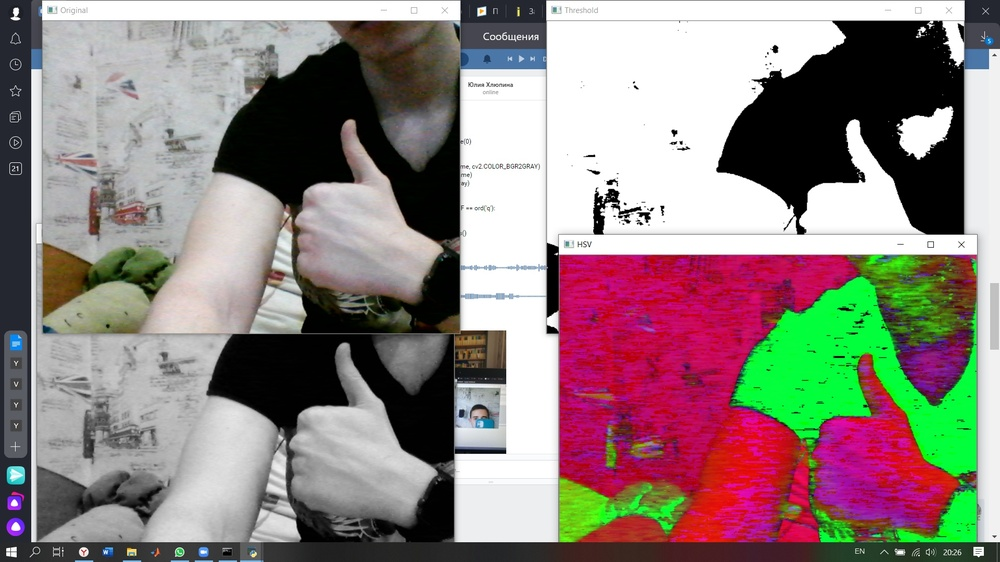
#> input picture webcam_test.jpg, 1000 x 562 px, shrunk from 1920 x 1080 before the run, given in place of the camera
$ jupyter execute color_segmentation_webcam.ipynb
#> lines starting #> are read from the running program, lines starting #| are printed output that depends on the picture; after the words box and inside, x2 and y2 are one past the last pixel; in counts of white or black regions, pixels touching at a corner belong together
[cell 1]
import cv2
import numpy as np
def nothing(x):
    pass
cap = cv2.VideoCapture(0)
cv2.namedWindow("Trackbars")
cv2.createTrackbar("Min H", "Trackbars", 0, 179, nothing)
#> slider 'Min H' is set to 35
cv2.createTrackbar("Min S", "Trackbars", 0, 255, nothing)
#> slider 'Min S' is set to 51
cv2.createTrackbar("Min V", "Trackbars", 0, 255, nothing)
#> slider 'Min V' is set to 51
cv2.createTrackbar("Max H", "Trackbars", 179, 179, nothing)
cv2.createTrackbar("Max S", "Trackbars", 255, 255, nothing)
cv2.createTrackbar("Max V", "Trackbars", 255, 255, nothing)
while True:
    _, frame = cap.read()
#> frame is the input picture: shape (562, 1000, 3); mean B, G, R 127.9, 130.8, 142.5
    hsv = cv2.cvtColor(frame, cv2.COLOR_BGR2HSV)
#> hsv: shape (562, 1000, 3); mean H, S, V 53.5, 71.8, 156.6
    l_h = cv2.getTrackbarPos("Min H", "Trackbars")
    l_s = cv2.getTrackbarPos("Min S", "Trackbars")
    l_v = cv2.getTrackbarPos("Min V", "Trackbars")
    u_h = cv2.getTrackbarPos("Max H", "Trackbars")
    u_s = cv2.getTrackbarPos("Max S", "Trackbars")
    u_v = cv2.getTrackbarPos("Max V", "Trackbars")
    lower_color = np.array([l_h, l_s, l_v])
    upper_color = np.array([u_h, u_s, u_v])
    mask = cv2.inRange(hsv, lower_color, upper_color)
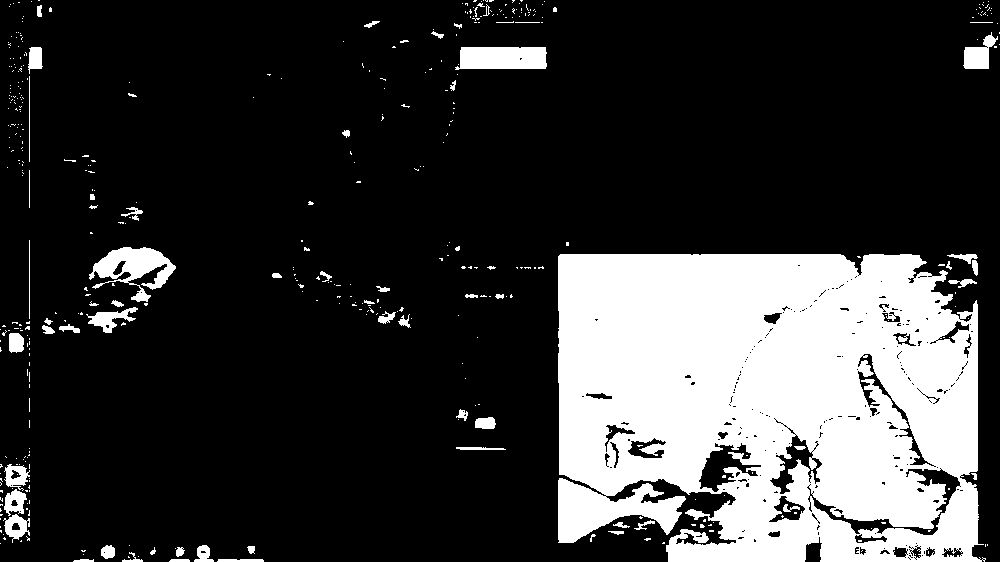
#> mask: shape (562, 1000); 21.9% white; 446 white regions (383 under 20 px), largest, box (x1, y1, x2, y2) and area: (558, 254, 986, 562) 111294, (89, 247, 176, 302) 2181, (455, 47, 547, 70) 1903
    result = cv2.bitwise_and(frame, frame, mask=mask)
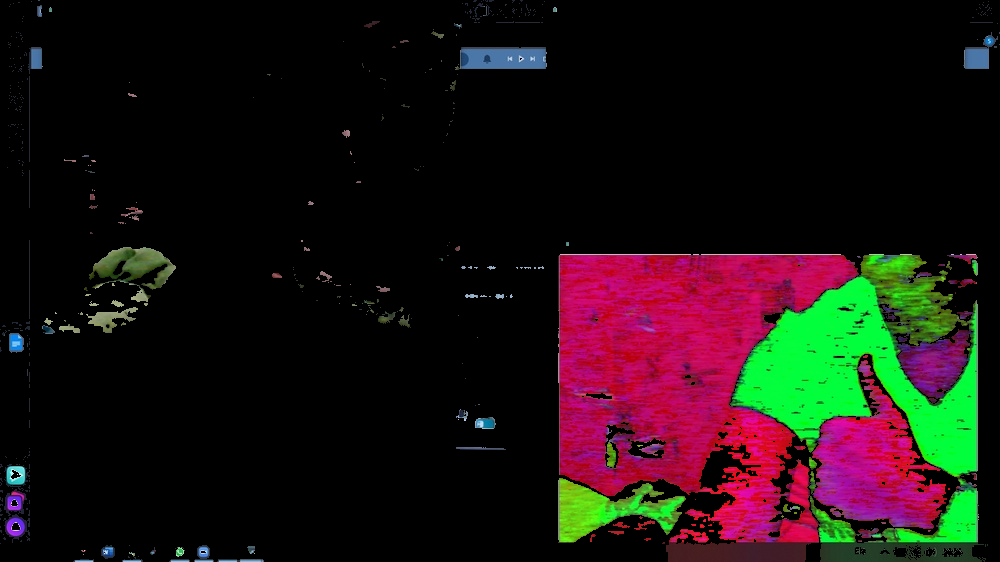
#> result: shape (562, 1000, 3); mean B, G, R 16.2, 17.8, 26.5
    cv2.imshow("frame", frame)
    cv2.imshow("mask", mask)
    cv2.imshow("result", result)
    key = cv2.waitKey(1)
#> (key Esc is pressed here)
    if key == 27:
        break
cap.release()
cv2.destroyAllWindows()

$ run again, on detection_training.jpg
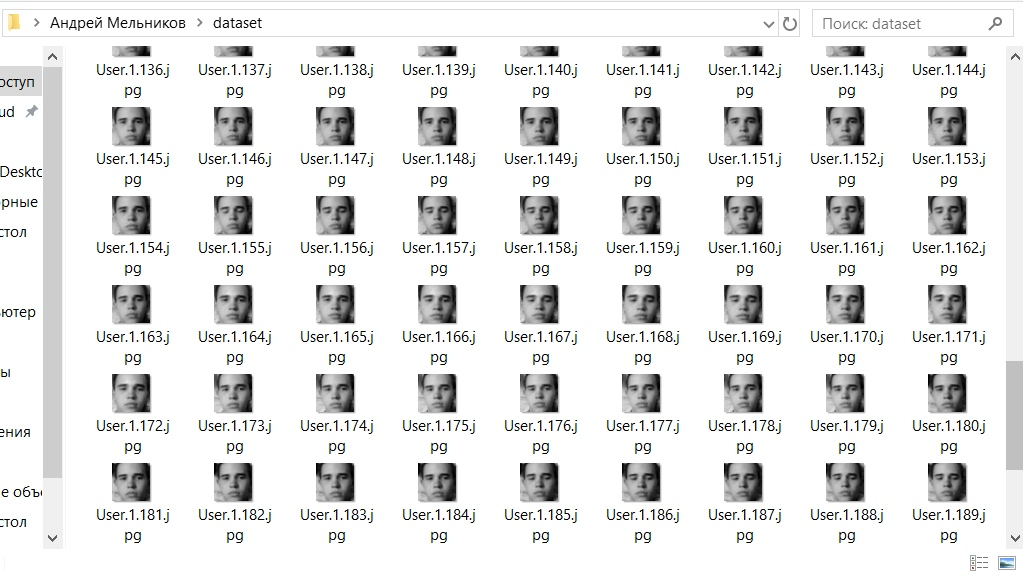
#> input picture detection_training.jpg, 1023 x 579 px, given in place of the camera
#> frame is the input picture: shape (579, 1023, 3); mean B, G, R 230.3, 230.8, 230.6
#> hsv: shape (579, 1023, 3); mean H, S, V 19.6, 5.1, 231.5
#> `mask = cv2.inRange(hsv, lower_color, upper_color)`:
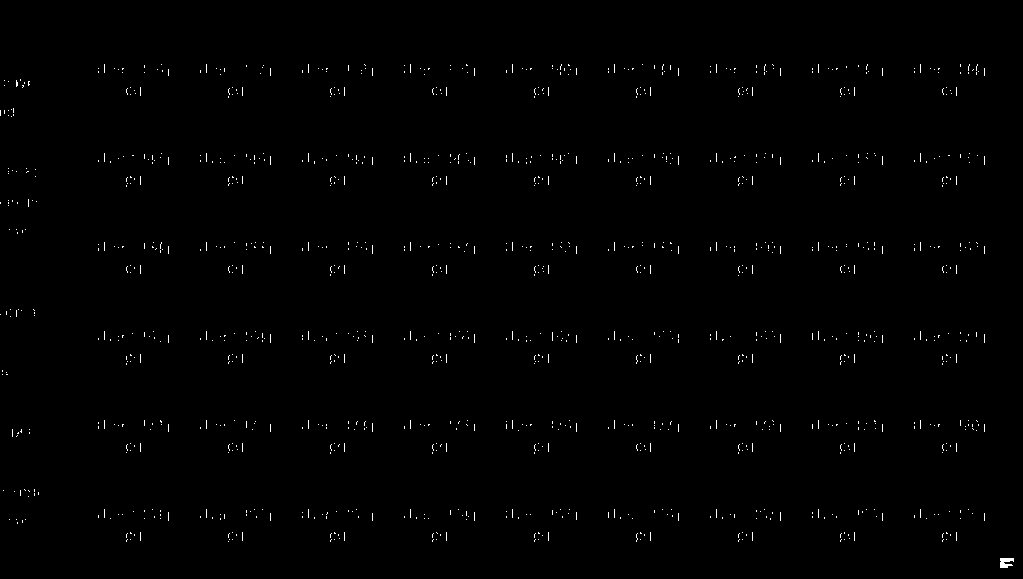
#> mask: shape (579, 1023); 0.6% white in thin lines or dots, all inside (x1, y1, x2, y2) = (0, 64, 1014, 568)
#> `result = cv2.bitwise_and(frame, frame, mask=mask)`:
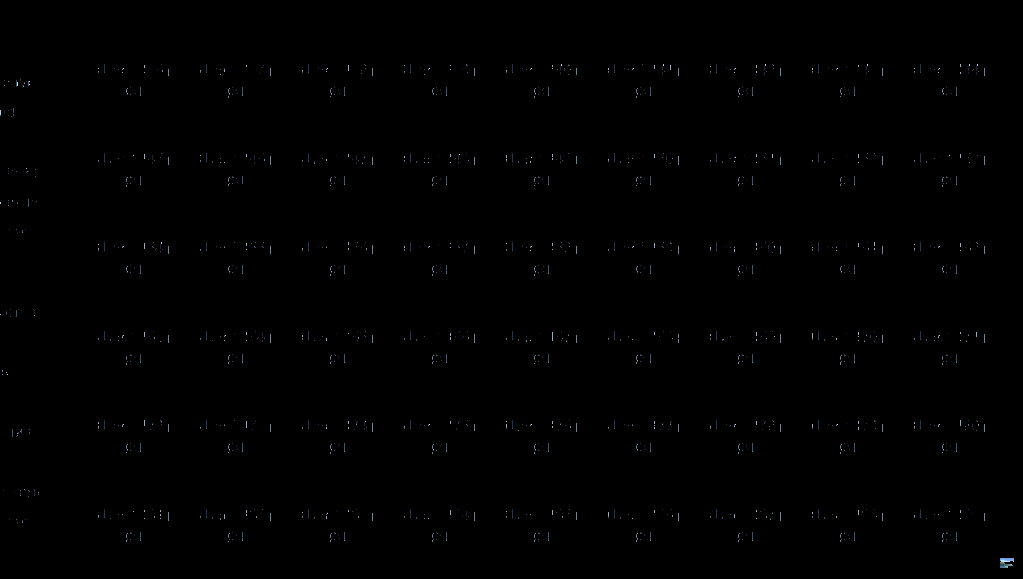
#> result: shape (579, 1023, 3); mean B, G, R 0.7, 0.6, 0.5

$ run again, on exp.jpg
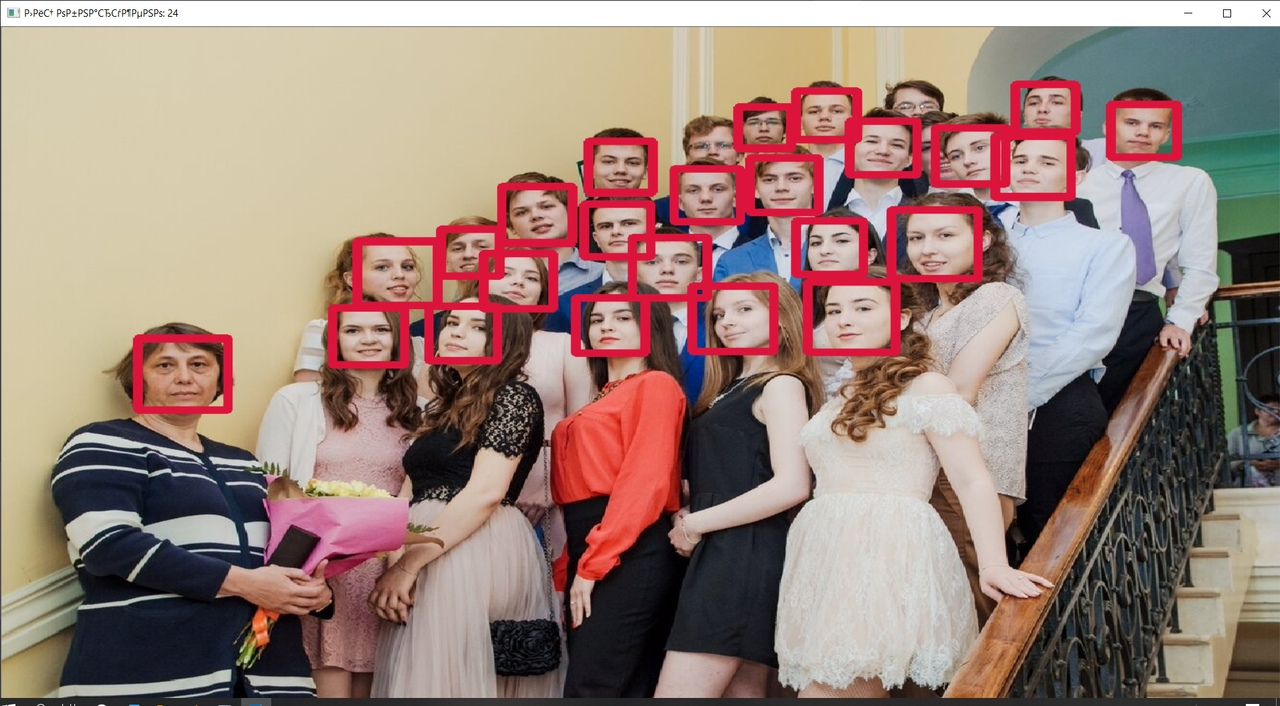
#> input picture exp.jpg, 1280 x 706 px, given in place of the camera
#> frame is the input picture: shape (706, 1280, 3); mean B, G, R 121.8, 130.7, 154.5
#> hsv: shape (706, 1280, 3); mean H, S, V 50.2, 74.8, 158.8
#> `mask = cv2.inRange(hsv, lower_color, upper_color)`:
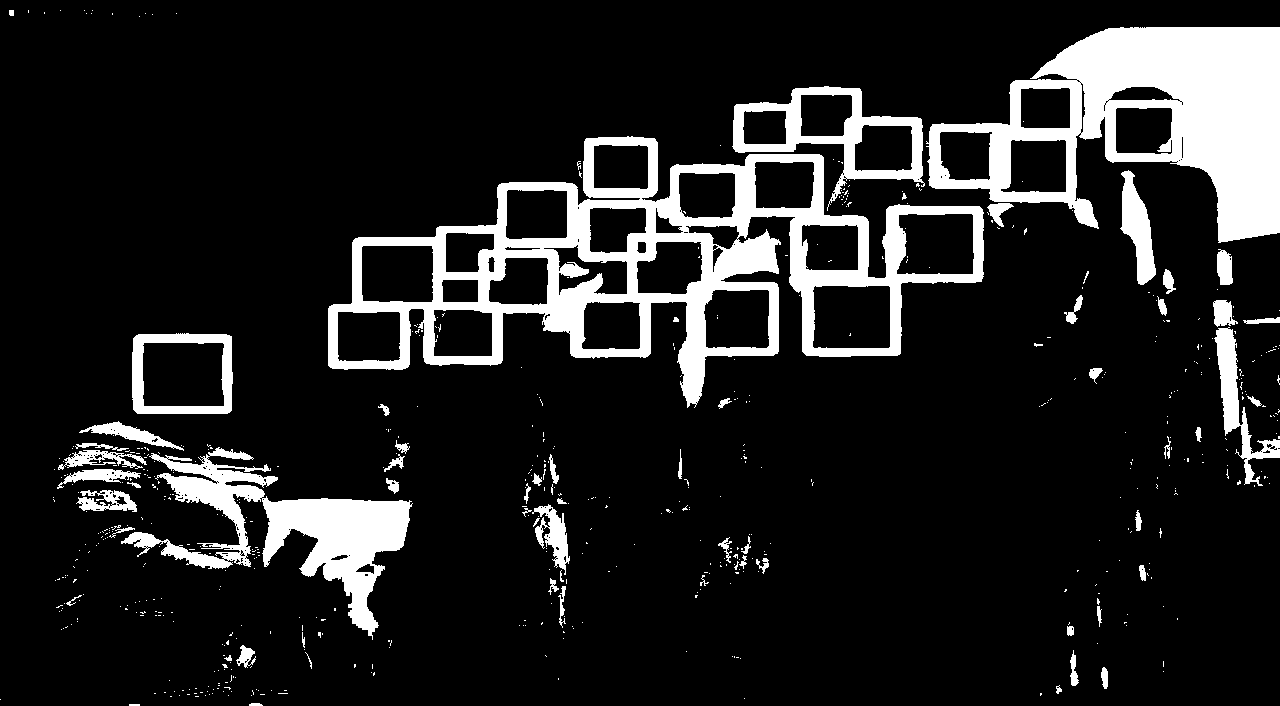
#> mask: shape (706, 1280); 13.3% white; 597 white regions (532 under 20 px), largest, box (x1, y1, x2, y2) and area: (328, 136, 984, 408) 43846, (926, 27, 1280, 243) 36410, (121, 447, 413, 640) 15531
#> `result = cv2.bitwise_and(frame, frame, mask=mask)`:
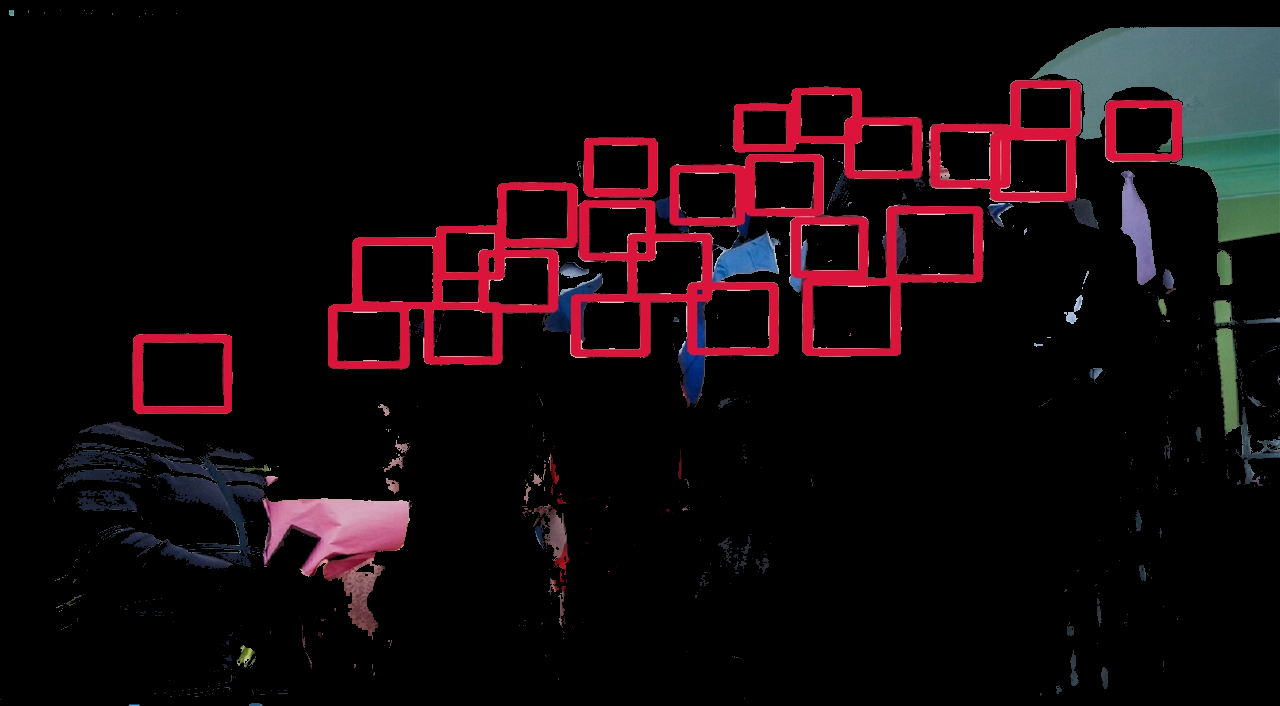
#> result: shape (706, 1280, 3); mean B, G, R 11.5, 8.8, 18.7
